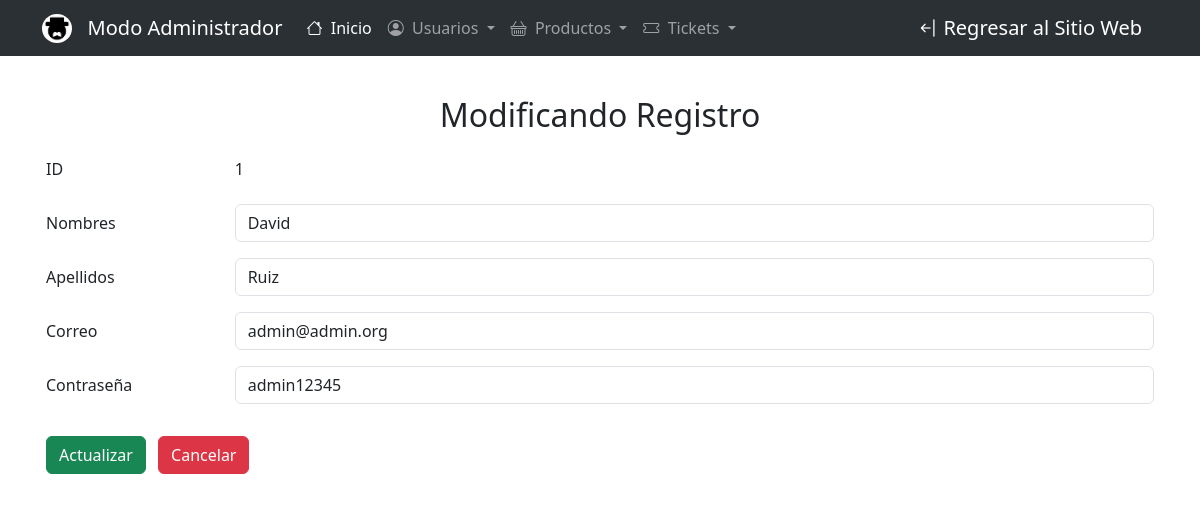
/views/admin/usuarios/edit.php?id=1, run on the app's committed database.
### tables this page shows
CREATE TABLE `usuarios` (
  `id` int(11) NOT NULL,
  `names` varchar(255) NOT NULL,
  `lastnames` varchar(255) NOT NULL,
  `email` varchar(255) NOT NULL,
  `pass` varchar(255) NOT NULL
);

### config/db.php (called while the page is built)
<?php
    class db{
        private $host = 'localhost';
        private $dbname = 'bd_dongil';
        private $user = 'root';
        private $password = '';
        public function conexion(){
            try {
                $PDO = new PDO("mysql:host=".$this->host.";dbname=".$this->dbname,$this->user,$this->password);
                return $PDO;
            } catch (PDOException $e) {
                return $e->getMessage();
            }
        }
    }
?>

### controllers/usuariosController.php (called while the page is built, shortened)
<?php
    include '/xampp/htdocs/Web_Proyect/models/usuariosModel.php';
    class usuariosController{
        private $model;
        public function __construct()
        {
            $this->model =  new usuariosModel();
        }
        public function show($id)
        {
            return ($this->model->show($id))!=false ?  $this->model->show($id) : header(Location: index.php);
        }
    }
?>

### models/usuariosModel.php (called while the page is built, shortened)
<?php
    require_once('/xampp/htdocs/Web_Proyect/config/db.php');
    class usuariosModel{
        private $PDO;
        public function __construct()
        {
            $con = new db();
            $this-> PDO = $con-> conexion();
        }
        public function show($id)
        {
            $stament = $this->PDO->prepare('SELECT * FROM usuarios where id = :id limit 1');
            $stament->bindParam(':id', $id);
            return ($stament->execute()) ? $stament->fetch() : false ;
        }
    }
?>

### views/admin/usuarios/edit.php (the view)
<?php
    require_once('../templates/head.php');
    require_once('/xampp/htdocs/Web_Proyect/controllers/usuariosController.php');
    $obj = new usuariosController();
    $user = $obj->show($_GET['id']);
?>
<div class="row">
    <div class="col-md-12 rounded p-3" style="background: rgba(255,255,255, 0.85);backdrop-filter: blur(5px)">
        <h2 class="text-center mb-3">Modificando Registro</h2>
        <form action="update.php" method="POST" autocomplete="off">
        <div class="mb-3 row">
                <label for="txtId" class="col-sm-2 col-form-label">ID</label>
                <div class="col-sm-10">
                    <input type="text" name="txtId" readonly class="form-control-plaintext" id="txtId" value="<?= $user['id']?>">
                </div>
            </div>
            <div class="mb-3 row">
                <label for="txtNames" class="col-sm-2 col-form-label">Nombres</label>
                <div class="col-sm-10">
                    <input type="text" name="txtNames" class="form-control" id="txtNames" value="<?= $user['names']?>">
                </div>
            </div>
            <div class="mb-3 row">
                <label for="txtLastNames" class="col-sm-2 col-form-label">Apellidos</label>
                <div class="col-sm-10">
                    <input type="text" name="txtLastNames" class="form-control" id="txtLastNames" value="<?= $user['lastnames']?>">
                </div>
            </div>
            <div class="mb-3 row">
                <label for="txtEmail" class="col-sm-2 col-form-label">Correo</label>
                <div class="col-sm-10">
                    <input type="email" name="txtEmail" requires class="form-control" id="txtEmail" value="<?= $user['email']?>">
                </div>
            </div>
            <div class="mb-3 row">
                <label for="txtPassword" class="col-sm-2 col-form-label">Contraseña</label>
                <div class="col-sm-10">
                    <input type="text" name="txtPassword" class="form-control" id="txtPassword" value="<?= $user['pass']?>">
                </div>
            </div>
            <div>
                <input type="submit" class="btn btn-success mt-3" value="Actualizar">
                <a class="btn btn-danger ms-2 mt-3" href="show.php?id=<?= $user['id']?>">Cancelar</a>
            </div>
        </form>
    </div>
</div>
<?php require_once('../templates/footer.php') ?>

### views/admin/templates/head.php (style rules this page uses)
body { background-image: url('https://cloudappi-web.s3.eu-west-1.amazonaws.com/wp-content/uploads/2022/02/02090502/imagenes-blog.jpg'); background-size: cover; background-repeat: no-repeat; background-position: center; background-attachment: fixed; }

### data on the page
usuarios: txtId "1", txtNames "David", txtLastNames "Ruiz", txtEmail "admin@admin.org", txtPassword "admin12345"
